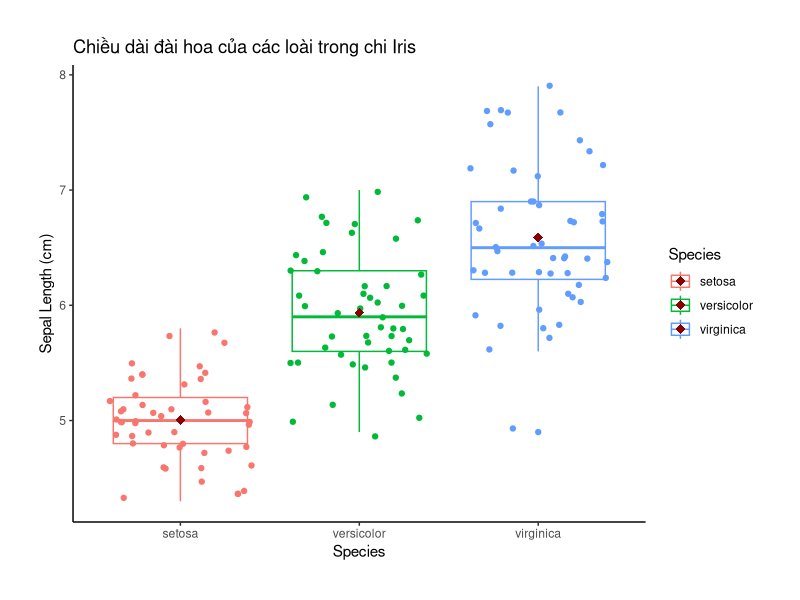
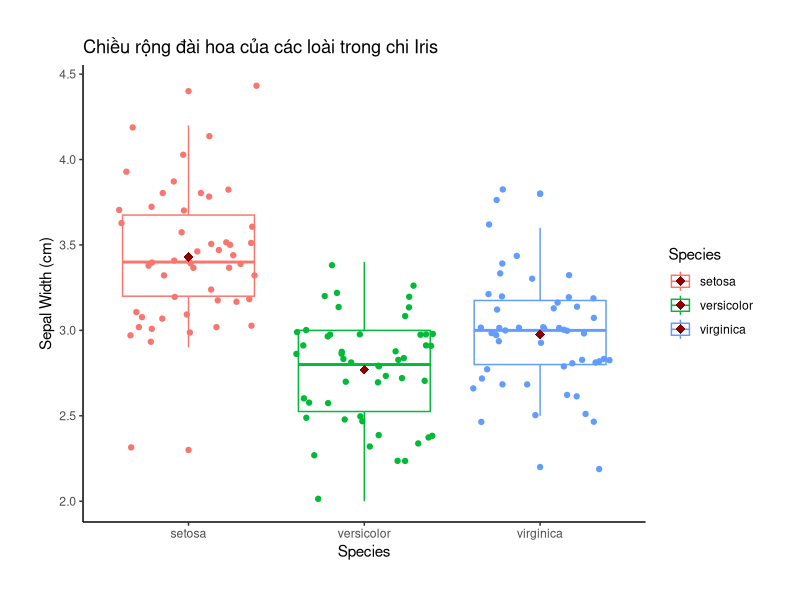
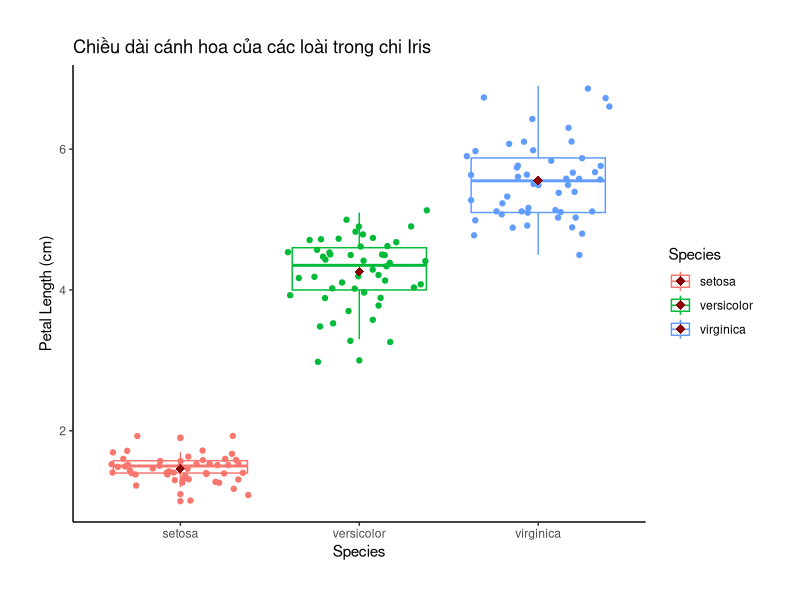
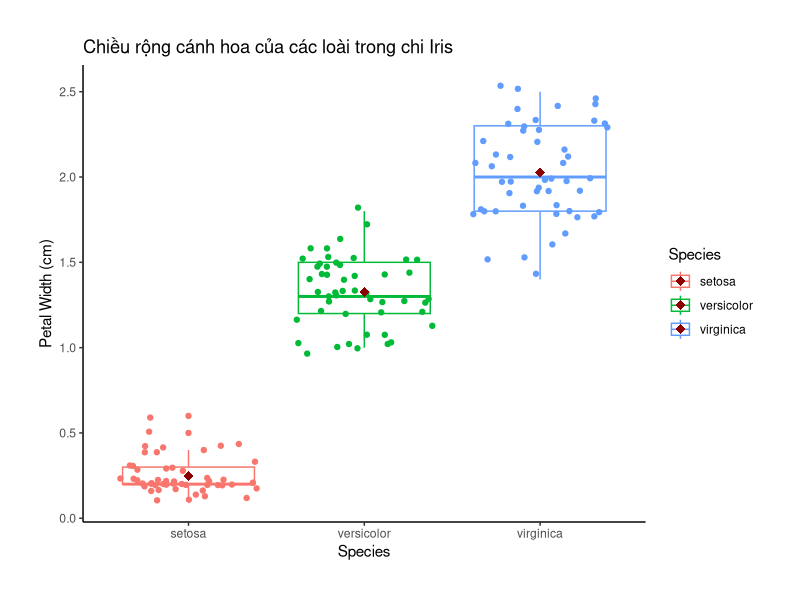
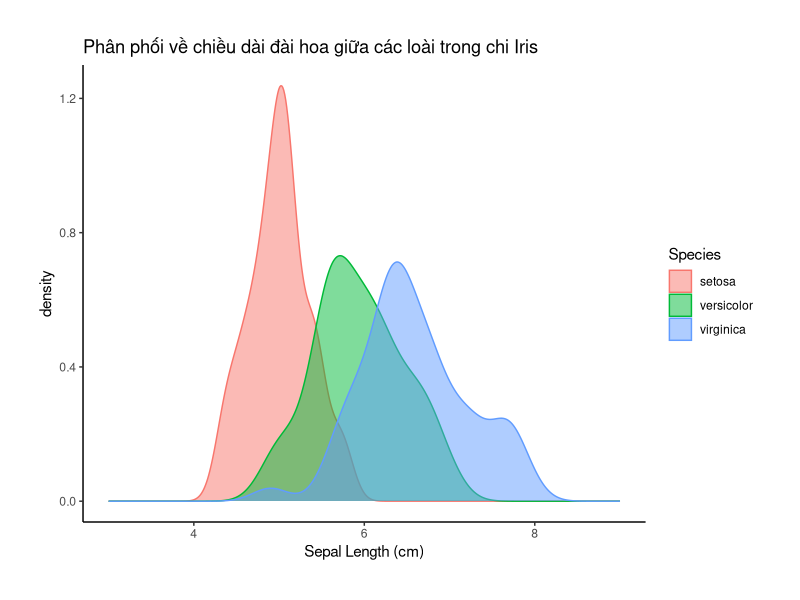
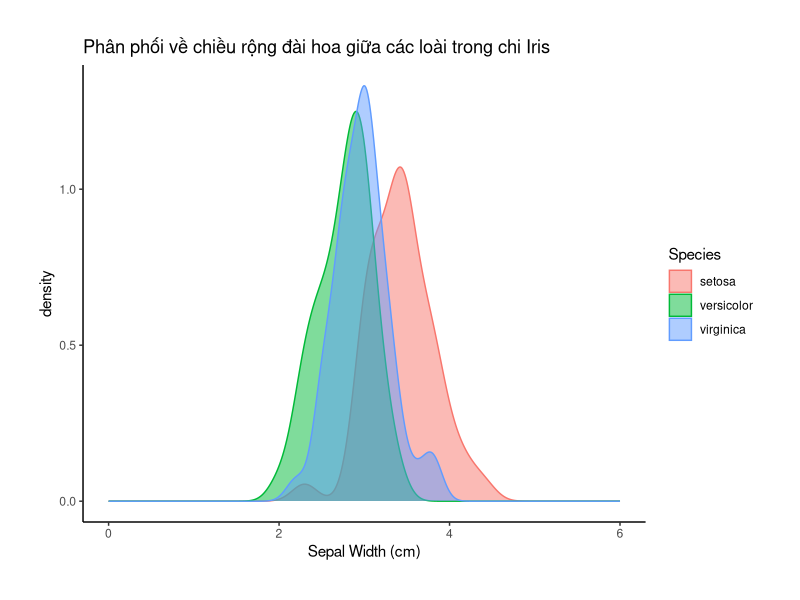
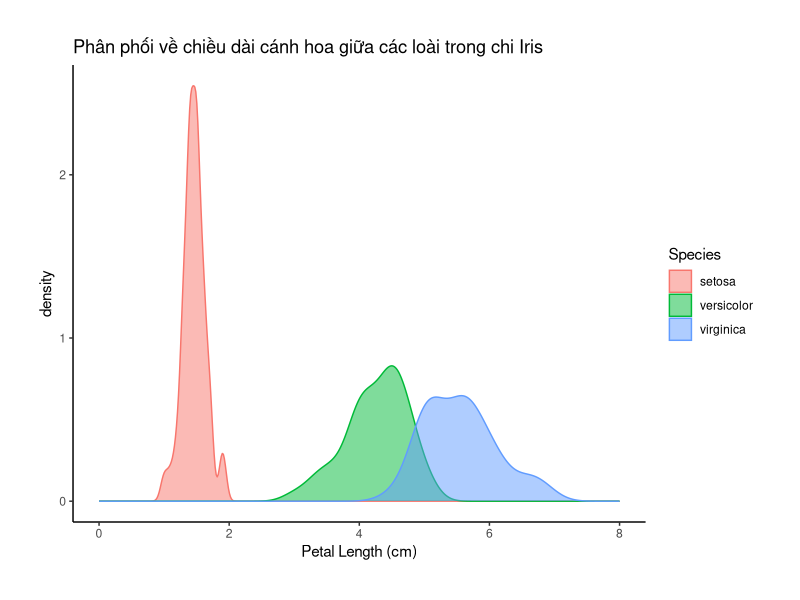
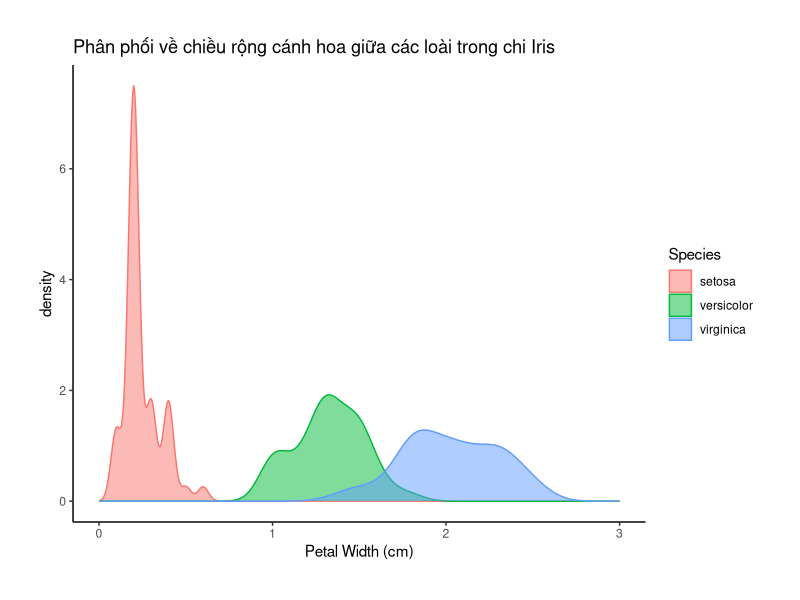

The R source for these figures, in order:
## ---- chunk 1
print(iris) # in full dataset
## ---- chunk 2
options(width = 200) # lệnh này giúp điều chỉnh độ rộng khi in kết quả ở dạng HTML 

dim(iris) # kiểm tra số hàng và số cột

str(iris) # xem cấu trúc dataset

summary(iris) # tóm tắt sơ bộ các biến trong dataset

sapply(iris, class) # kiểm tra class trong từng cột dataset
## ---- chunk 3
library(ggplot2)
ggplot(data = iris, aes(x = Species, y = Sepal.Length, color = Species)) +
  geom_boxplot() +
  geom_jitter() +
  scale_x_discrete(name = "Species") +
  scale_y_continuous(name = "Sepal Length (cm)") +
  labs(title = "Chiều dài đài hoa của các loài trong chi Iris") +
  stat_summary(fun = mean, colour = "darkred", geom = "point", shape = 18, size = 3, show.legend = TRUE) +
  theme_classic() +
  theme(plot.margin = margin(t = 1, r = 1, b = 1, l = 1, "cm"))
## ---- chunk 4
library(ggplot2)
ggplot(data = iris, aes(x = Species, y = Sepal.Width, color = Species)) +
  geom_boxplot() +
  geom_jitter() +
  scale_x_discrete(name = "Species") +
  scale_y_continuous(name = "Sepal Width (cm)") +
  labs(title = "Chiều rộng đài hoa của các loài trong chi Iris") +
  stat_summary(fun = mean, colour = "darkred", geom = "point", shape = 18, size = 3, show.legend = TRUE) +
  theme_classic() +
  theme(plot.margin = margin(t = 1, r = 1, b = 1, l = 1, "cm"))
## ---- chunk 5
library(ggplot2)
ggplot(data = iris, aes(x = Species, y = Petal.Length, color = Species)) +
  geom_boxplot() +
  geom_jitter() +
  scale_x_discrete(name = "Species") +
  scale_y_continuous(name = "Petal Length (cm)") +
  labs(title = "Chiều dài cánh hoa của các loài trong chi Iris") +
  stat_summary(fun = mean, colour = "darkred", geom = "point", shape = 18, size = 3, show.legend = TRUE) +
  theme_classic() +
  theme(plot.margin = margin(t = 1, r = 1, b = 1, l = 1, "cm"))
## ---- chunk 6
library(ggplot2)
ggplot(data = iris, aes(x = Species, y = Petal.Width, color = Species)) +
  geom_boxplot() +
  geom_jitter() +
  scale_x_discrete(name = "Species") +
  scale_y_continuous(name = "Petal Width (cm)") +
  labs(title = "Chiều rộng cánh hoa của các loài trong chi Iris") +
  stat_summary(fun = mean, colour = "darkred", geom = "point", shape = 18, size = 3, show.legend = TRUE) +
  theme_classic() +
  theme(plot.margin = margin(t = 1, r = 1, b = 1, l = 1, "cm"))
## ---- chunk 7
library(ggplot2)
ggplot(data = iris, aes(x = Sepal.Length, color = Species, fill = Species)) +
  geom_density(alpha = 0.5) +
  scale_x_continuous(limits = c(3, 9), name = "Sepal Length (cm)") +
  labs(title = "Phân phối về chiều dài đài hoa giữa các loài trong chi Iris") +
  theme_classic() +
  theme(plot.margin = margin(t = 1, r = 1, b = 1, l = 1, "cm"))
## ---- chunk 8
library(ggplot2)
ggplot(data = iris, aes(x = Sepal.Width, color = Species, fill = Species)) +
  geom_density(alpha = 0.5) +
  scale_x_continuous(limits = c(0, 6), name = "Sepal Width (cm)") +
  labs(title = "Phân phối về chiều rộng đài hoa giữa các loài trong chi Iris") +
  theme_classic() +
  theme(plot.margin = margin(t = 1, r = 1, b = 1, l = 1, "cm"))
## ---- chunk 9
library(ggplot2)
ggplot(data = iris, aes(x = Petal.Length, color = Species, fill = Species)) +
  geom_density(alpha = 0.5) +
  scale_x_continuous(limits = c(0, 8), name = "Petal Length (cm)") +
  labs(title = "Phân phối về chiều dài cánh hoa giữa các loài trong chi Iris") +
  theme_classic() +
  theme(plot.margin = margin(t = 1, r = 1, b = 1, l = 1, "cm"))
## ---- chunk 10
library(ggplot2)
ggplot(data = iris, aes(x = Petal.Width, color = Species, fill = Species)) +
  geom_density(alpha = 0.5) +
  scale_x_continuous(limits = c(0, 3), name = "Petal Width (cm)") +
  labs(title = "Phân phối về chiều rộng cánh hoa giữa các loài trong chi Iris") +
  theme_classic() +
  theme(plot.margin = margin(t = 1, r = 1, b = 1, l = 1, "cm"))
